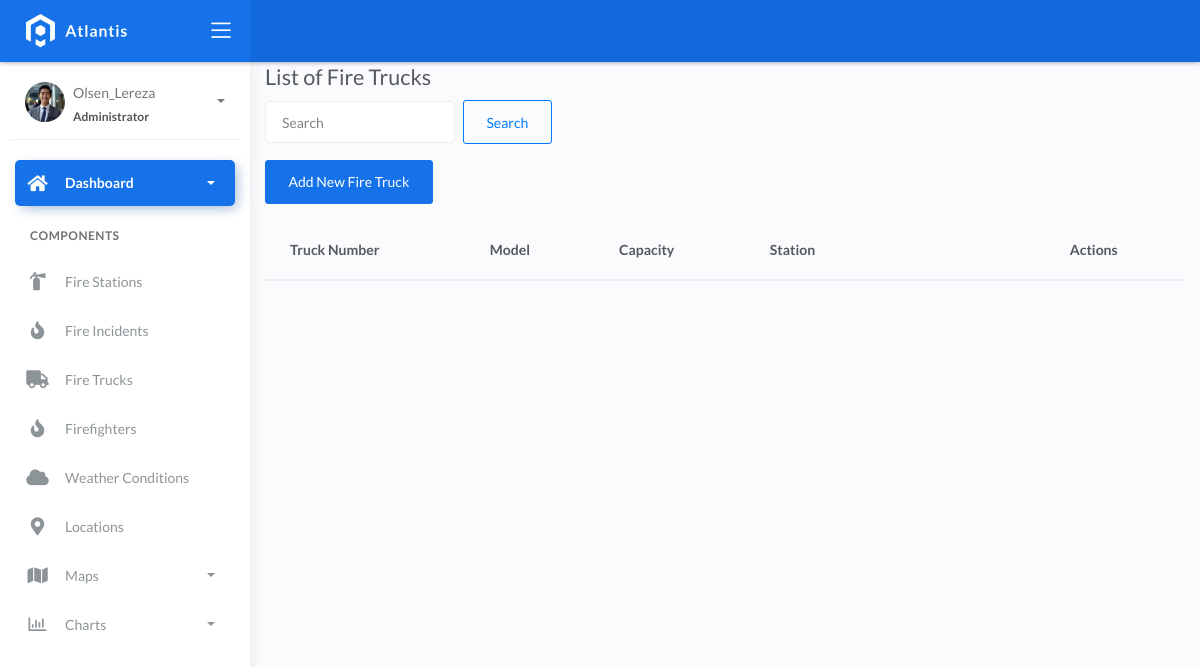
/firetrucks/, run on an earlier commit of the app's database.
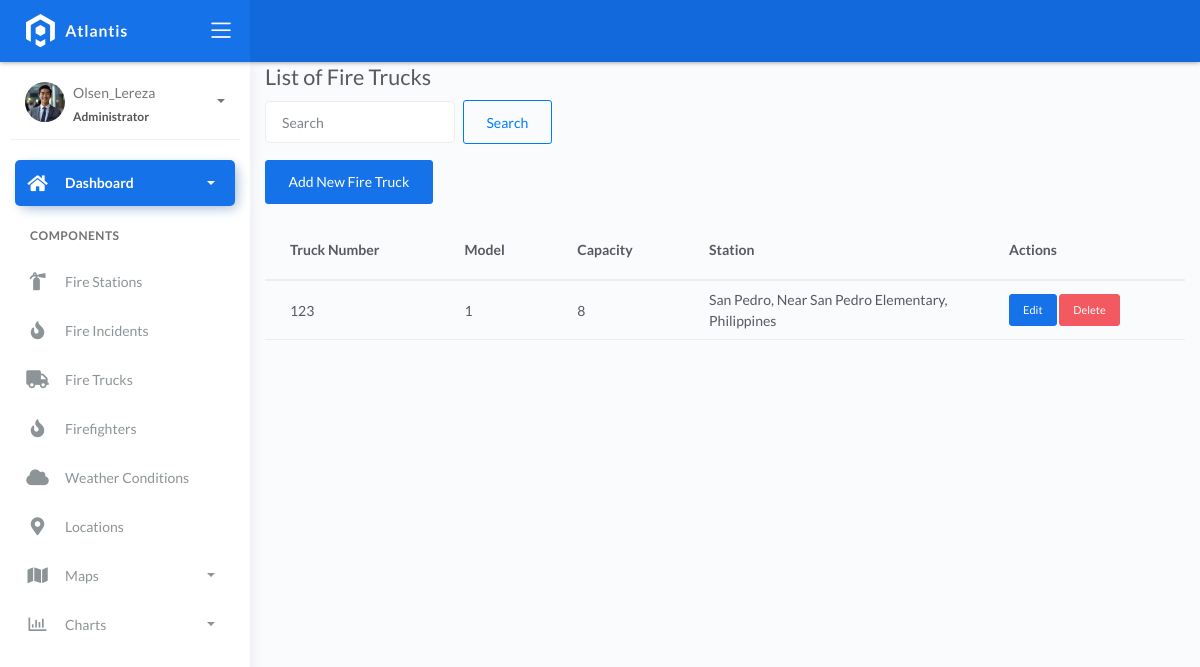
And on a later commit of the database.
### fire/models.py (models this page shows, shortened)
class BaseModel(models.Model):
    created_at = models.DateTimeField(auto_now_add=True, db_index=True)
    updated_at = models.DateTimeField(auto_now=True)
    class Meta:
        abstract = True

class FireTruck(BaseModel):
    truck_number = models.CharField(max_length=150)
    model = models.CharField(max_length=150)
    capacity = models.CharField(max_length=150)  # water
    station = models.ForeignKey(FireStation, on_delete=models.CASCADE)

class FireStation(BaseModel):
    name = models.CharField(max_length=150)
    latitude = models.DecimalField(
        max_digits=22, decimal_places=16, null=True, blank=True)
    longitude = models.DecimalField(
        max_digits=22, decimal_places=16, null=True, blank=True)
    address = models.CharField(max_length=150)
    city = models.CharField(max_length=150)  # can be in separate table
    country = models.CharField(max_length=150)  # can be in separate table
    def __str__(self):
        return f"{self.name}, {self.address}, {self.country}"

### fire/views.py (the view)
# urls.py: path('firetrucks/', FireTruckListView.as_view(), name='firetruck_list'),
class FireTruckListView(ListView):
    model = FireTruck
    template_name = 'firetruck_list.html'
    context_object_name = 'firetrucks'
    paginate_by = 10
    def get_queryset(self):
        queryset = super().get_queryset()
        query = self.request.GET.get('q')
        if query:
            queryset = queryset.filter(Q(truck_number__icontains=query) | Q(model__icontains=query))
        return queryset.order_by('id')

### templates/firetruck_list.html (shortened to what this page needs)
{% extends 'base.html' %}
{% block content %}
<div class="container">
    <h2>List of Fire Trucks</h2>
    <form method="get" class="form-inline mb-3">
        <input type="text" name="q" class="form-control mr-2" placeholder="Search" value="{{ request.GET.q }}">
        <button type="submit" class="btn btn-outline-primary">Search</button>
      </form>
      <a href="{% url 'firetruck_create' %}" class="btn btn-primary mb-3">Add New Fire Truck</a>
    <table class="table">
        <thead>
            <tr>
                <th>Truck Number</th>
                <th>Model</th>
                <th>Capacity</th>
                <th style="width: 300px;">Station</th>
                <th>Actions</th>
            </tr>
        </thead>
        <tbody>
            {% for truck in firetrucks %}
            <tr>
                <td>{{ truck.truck_number }}</td>
                <td>{{ truck.model }}</td>
                <td>{{ truck.capacity }}</td>
                <td>{{ truck.station }}</td>
                <td>
                    <a href="{% url 'firetruck_update' truck.pk %}" class="btn btn-sm btn-primary" style="max-width: 80px;">Edit</a>
                    <a href="{% url 'firetruck_delete' truck.pk %}" class="btn btn-sm btn-danger" style="max-width: 80px;">Delete</a>
                </td>
            </tr>
            {% endfor %}
        </tbody>
    </table>
</div>
{% endblock %}

What changed in the data, as far as the page shows it:
added FireTruck: truck_number "123", model "1", capacity "8", station "San Pedro, Near San Pedro Elementary, Philippines"
